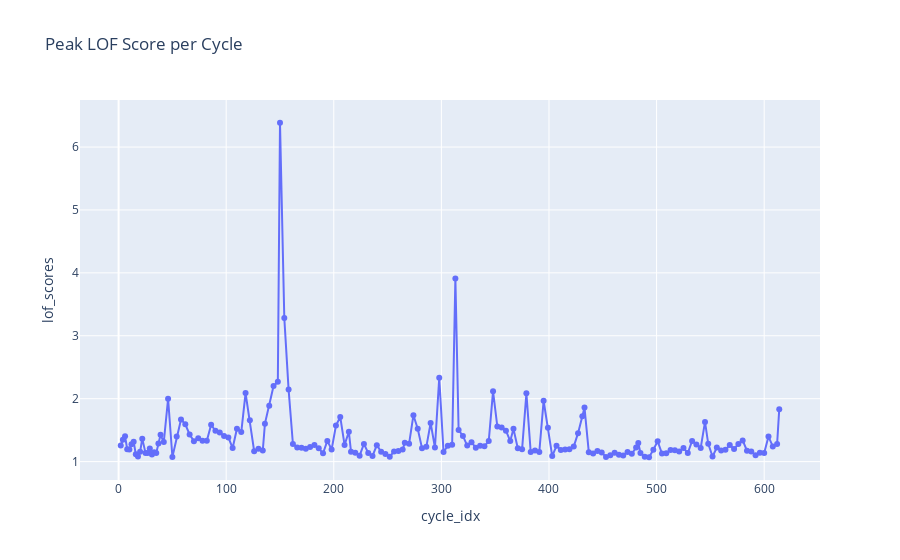

Write notebook code for a chart like this one.
### Code cell
cycle_peak = df.groupby('cycle_idx')['lof_scores'].max().reset_index()

fig = px.line(
    cycle_peak,
    x='cycle_idx',
    y='lof_scores',
    title='Peak LOF Score per Cycle',
    markers=True
)
fig.show()

### Figure 1 — Plotly figure (JSON) as saved in the notebook; plotly's stock layout.template omitted (floating-point values rounded to 4 significant figures; data arrays with more than 128 entries replaced by an {"elided": "..."} marker saying what was removed)
{"data": [{"hovertemplate": "cycle_idx=%{x}<br>lof_scores=%{y}<extra></extra>", "legendgroup": "", "line": {"color": "#636efa", "dash": "solid"}, "marker": {"symbol": "circle"}, "mode": "lines+markers", "name": "", "orientation": "v", "showlegend": false, "type": "scatter", "x": {"elided": "168 int values"}, "xaxis": "x", "y": {"elided": "168 float values"}, "yaxis": "y"}], "layout": {"legend": {"tracegroupgap": 0}, "title": {"text": "Peak LOF Score per Cycle"}, "xaxis": {"anchor": "y", "domain": [0, 1], "title": {"text": "cycle_idx"}}, "yaxis": {"anchor": "x", "domain": [0, 1], "title": {"text": "lof_scores"}}}}
